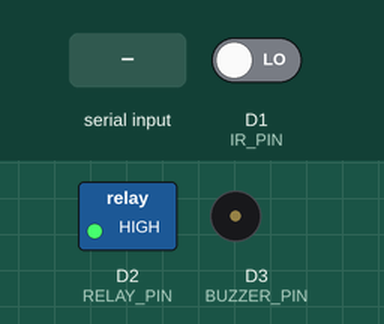
A sketch run on a simulated ESP8266 (NodeMCU). Parts: switched loads named in the sketch (green lamp = pin HIGH), buzzer (waves = sounding, pin HIGH). The inputs (shaded band) are chosen by the test bench; at power-on: D1 (IR_PIN) LOW. What the sketch prints to the serial monitor is not drawn.

Above: at 2.2 s.
2.3 s: "UNLOCK\n" received over Serial
At 3.7 s:
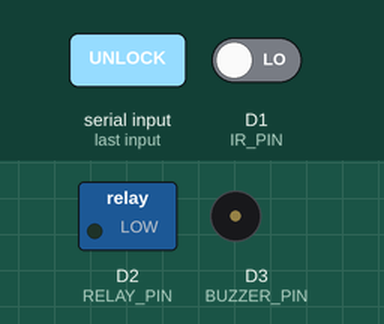
6.8 s: D1 (IR_PIN) driven HIGH
At 7.45 s:
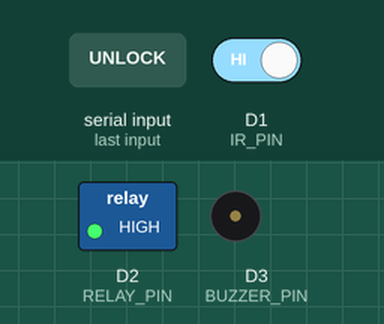
Timing chart, 0 to 9.8 s (numbered marks = the images above; inputs shaded):
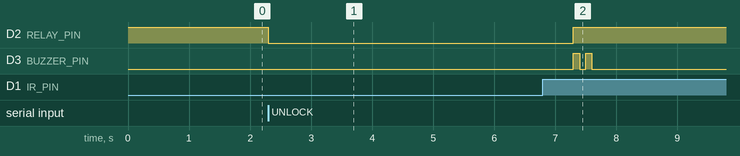

Measured:
- after the input at 2.3 s, D2 (RELAY_PIN): HIGH → LOW at once
- by itself, D3 (BUZZER_PIN): alternates HIGH for 0.10 s and LOW for 0.10 s, 4 changes in all, then stays LOW

The sketch:

nodemcu_door.ino
```cpp
#define IR_PIN D1
#define RELAY_PIN D2
#define BUZZER_PIN D3

unsigned long lastPersonDetectedTime = 0;
const unsigned long COOLDOWN_MS = 5000;

void setup() {
  Serial.begin(9600);
  pinMode(IR_PIN, INPUT);

  // Relay is active LOW, so default HIGH = locked
  pinMode(RELAY_PIN, OUTPUT);
  digitalWrite(RELAY_PIN, HIGH);

  pinMode(BUZZER_PIN, OUTPUT);
  digitalWrite(BUZZER_PIN, LOW);

  delay(1000); // Wait for serial to initialize
}

void loop() {
  unsigned long currentMillis = millis();

  // Read IR sensor
  int irState = digitalRead(IR_PIN);

  // If IR detects person (HIGH) and cooldown has passed
  if (irState == HIGH && (currentMillis - lastPersonDetectedTime >= COOLDOWN_MS)) {
    lastPersonDetectedTime = currentMillis;
    Serial.println("PERSON_DETECTED");
  }

  // Read from Serial
  if (Serial.available() > 0) {
    String command = Serial.readStringUntil('\n');
    command.trim(); // Remove any \r or whitespace

    if (command == "UNLOCK") {
      // Unlock door
      digitalWrite(RELAY_PIN, LOW); // energize relay (active LOW)
      delay(5000); // 5 seconds
      digitalWrite(RELAY_PIN, HIGH); // de-energize relay

      // 2 short beeps
      digitalWrite(BUZZER_PIN, HIGH);
      delay(100);
      digitalWrite(BUZZER_PIN, LOW);
      delay(100);
      digitalWrite(BUZZER_PIN, HIGH);
      delay(100);
      digitalWrite(BUZZER_PIN, LOW);
    }
    else if (command == "LOCK") {
      // Ensure it stays locked
      digitalWrite(RELAY_PIN, HIGH);

      // 1 long beep
      digitalWrite(BUZZER_PIN, HIGH);
      delay(800);
      digitalWrite(BUZZER_PIN, LOW);
    }
  }
}
```
